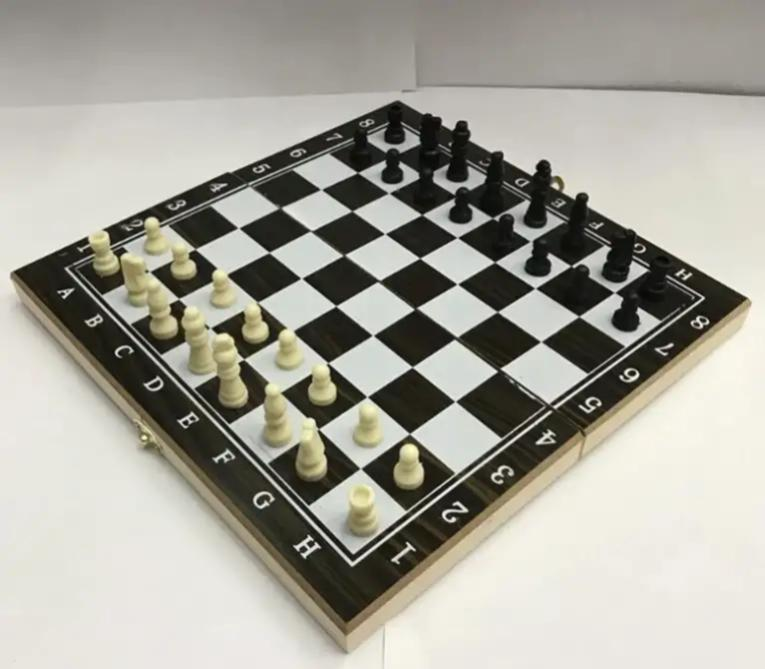
#> input picture armlab_opencv_examples-main/chess.jpg, 765 x 669 px
$ python homography_transform.py -i chess.jpg
#> lines starting #> are read from the running program, lines starting #| are printed output that depends on the picture; after the words box and inside, x2 and y2 are one past the last pixel; in counts of white or black regions, pixels touching at a corner belong together
#!/usr/bin/python
""" Example:

python3 homography_transform.py -i chess.jpg

"""
import argparse
import sys
import cv2
import numpy as np

ap = argparse.ArgumentParser()
ap.add_argument("-i", "--image", required=True, help="Path to the rgb image")
args = vars(ap.parse_args())

# Read image
image = cv2.imread(args["image"])
#> image is the input picture: shape (669, 765, 3); mean B, G, R 155, 164.7, 166.5

# Select source points to apply the homography transform from
src_pts = np.array([391, 100, 14, 271, 347, 624, 747, 298]).reshape((4,2))

# Select destination points to apply the homography transform to
dest_pts = np.array([100, 100,
                100, 650,
                650, 650,
                650, 100,]).reshape((4, 2))

H = cv2.findHomography(src_pts, dest_pts)[0]

new_img = cv2.warpPerspective(image, H, (image.shape[1], image.shape[0]))
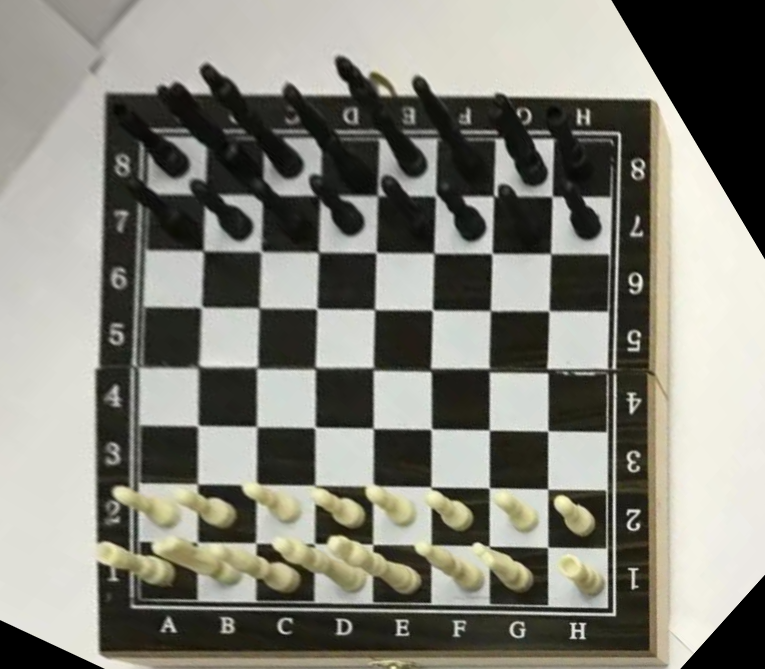
#> new_img: shape (669, 765, 3); mean B, G, R 122.1, 131.6, 132.4

# Draw green dots to represent the source points
for pt in src_pts:
    cv2.circle(image, tuple(pt), 5, (0, 255, 0), -1)
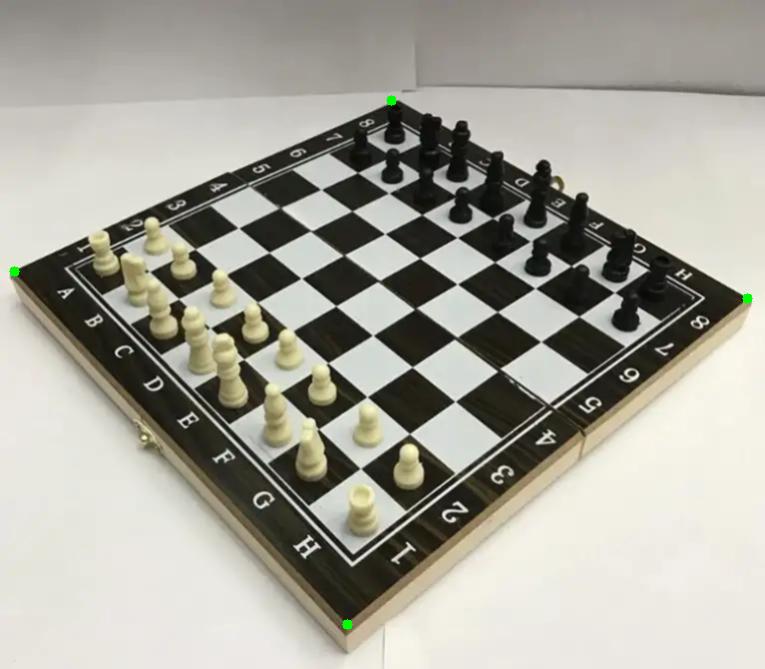
#> image: shape (669, 765, 3); 0.06% of pixels changed, all inside (x1, y1, x2, y2) = (9, 95, 753, 630)

# Draw red dots to represent the destination points
for pt in dest_pts:
    cv2.circle(new_img, tuple(pt), 5, (0, 0, 255), -1)
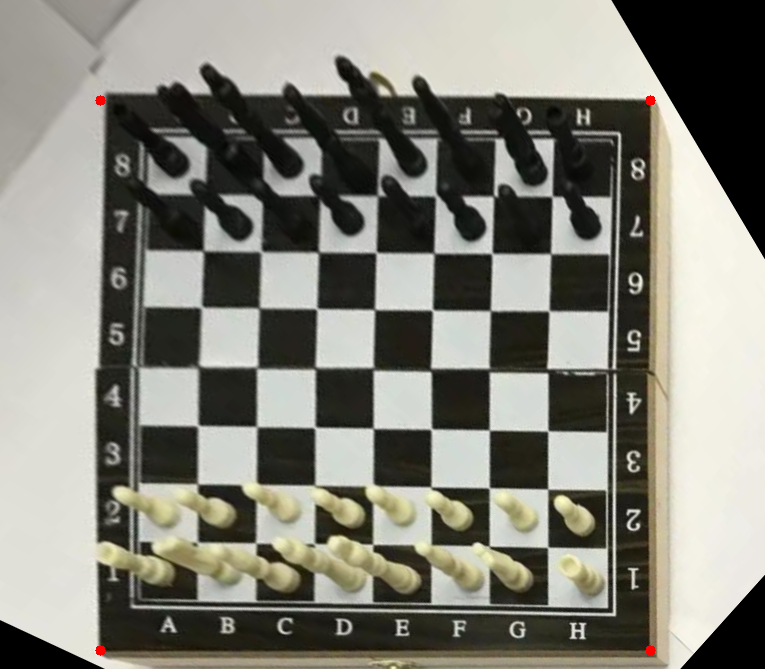
#> new_img: shape (669, 765, 3); 0.06% of pixels changed, all inside (x1, y1, x2, y2) = (95, 95, 656, 656)

# Save image
cv2.imwrite("homography_transform.png", new_img)
cv2.imwrite("homography_transform_original.png", image)
